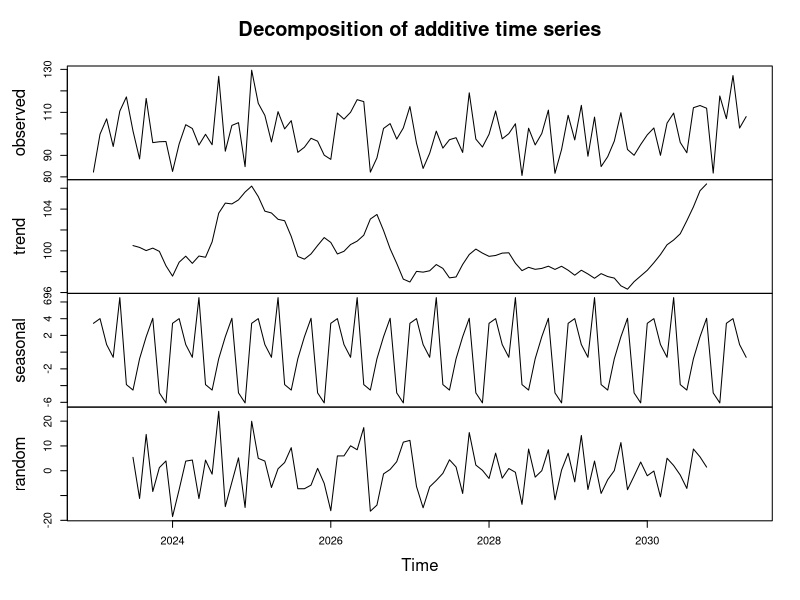
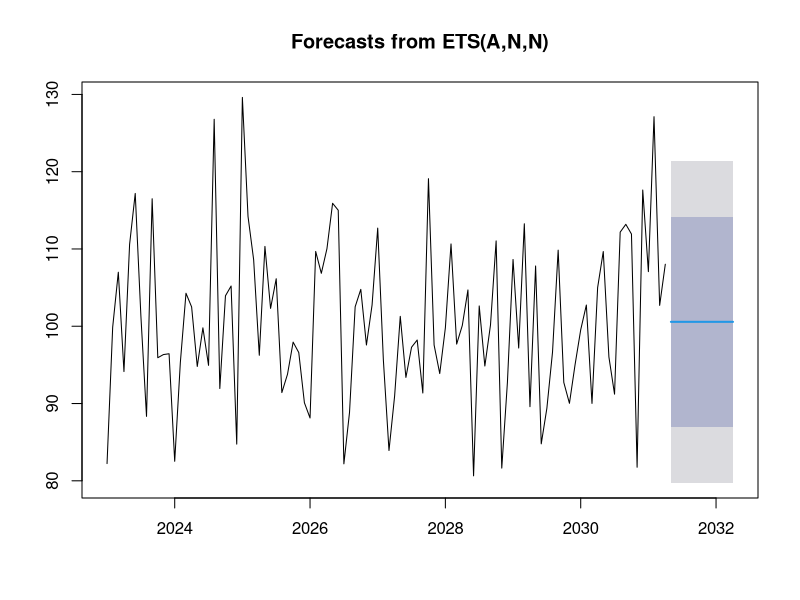

These figures' R source, in order:
# Load necessary libraries
library(dplyr)
# install.packages("forecast")

df <- data.frame(
  date = seq(as.Date("2023-01-01"), by = "day", length.out = 100),
  value = rnorm(100, mean = 100, sd = 10)
)

# Calculate descriptive statistics
mean_value <- mean(df$value)
median_value <- median(df$value)
sd_value <- sd(df$value)
min_value <- min(df$value)
max_value <- max(df$value)

# Print descriptive statistics
cat("Mean:", mean_value, "\n")
cat("Median:", median_value, "\n")
cat("Standard Deviation:", sd_value, "\n")
cat("Minimum Value:", min_value, "\n")
cat("Maximum Value:", max_value, "\n")


# time series
# Example start and end date for time series analysis
year_start <- 2023
month_start <- 1
frequency_value <- 12  # Monthly data
forecast_horizon <- 12  # Forecast horizon of 12 months

# Example start and end date for financial data
start_date <- "2023-01-01"
end_date <- "2023-12-31"

# Load necessary libraries
library(stats)

# Convert data to time series object
ts_data <- ts(df$value, start = c(year_start, month_start), frequency = 12)

# Perform time series decomposition
ts_decomposition <- decompose(ts_data)

# Plot time series components
plot(ts_decomposition)

# Forecast future values
forecast_model <- forecast::forecast(ts_data, h = forecast_horizon)
plot(forecast_model)

# correlation
data(iris)

# remove Species column
data <- select(iris,-Species)

# calculate corelation
print(cor(data))

# calculate covariance
print(cov(data))
